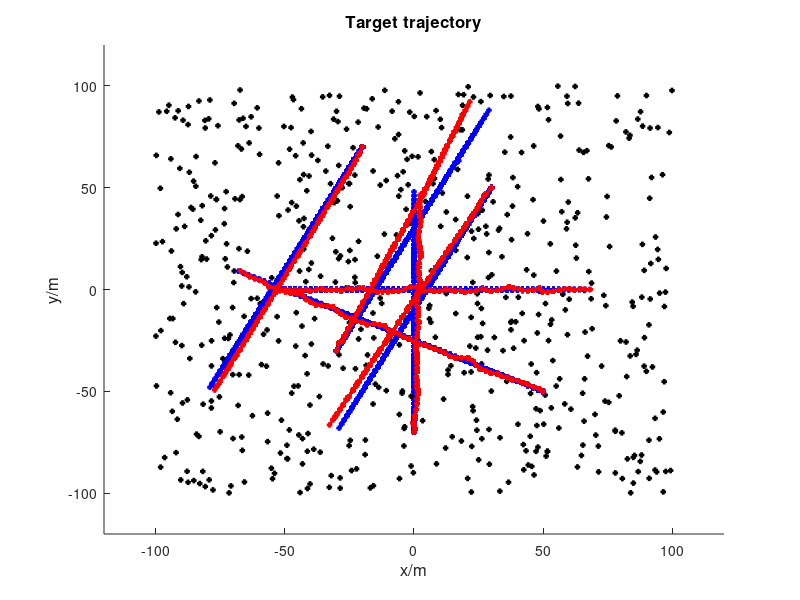

The MATLAB source for this figure:
% 2022/10/31
clc; clear; close all;
rng(5);

% basic parameter set
sample_time = 60;
N_targets = 6;
% Rnoise_mea = 1;
mu_c = 10;                   % the mean number of clutters (Possion)
state_dim = 4;
range_c = [-100, -100; 100, 100];
T = 1;                      % sample interval
sigma_w = 0;               % state transition noise variance
sigma_v = 1;               % measurement noise variance
d_chi = 160;
PG = 0.9997;                  % probability of gate
PD = 1;                       % detection probability

% the transition parameters matrix
Amat_state = [1 T 0 0; 0 1 0 0; 0 0 1 T; 0 0 0 1];
Hmat_mea = [1 0 0 0; 0 0 1 0];
Rmat_noise = sigma_v * eye(2);
Tmat_temp = [1, 1/T; 1/T, 2/T^2];
Pmat_cov = kron(Rmat_noise, Tmat_temp);
V = wgn(1,2,0);
Qmat_noise = [T^4/4*(V'*V)  T^3/2*(V'*V) ; T^3/2*(V'*V) T^2*(V'*V)];%


% targets location and velocity initialization
xPosition_true0 = [-30; 30; 50; 0; -20; -50];
yPosition_true0 = [-30; 50; -50; -70; 70; 0];
xVelocity_true0 = [1; -1; -2; 0; -1; 2];
yVelocity_true0 = [2; -2; 1; 2; -2; 0];


% create the state array and measurement array
xPosseq_true = zeros(N_targets, sample_time);
yPosseq_true = zeros(N_targets, sample_time);
xVelseq_true = zeros(N_targets, sample_time);
yVelseq_true = zeros(N_targets, sample_time);

% Zkxseq_targets = zeros(N_targets, sample_time);
% Zkyseq_targets = zeros(N_targets, sample_time);

xPosseq_true(:, 1) = xPosition_true0;
yPosseq_true(:, 1) = yPosition_true0;
xVelseq_true(:, 1) = xVelocity_true0;
yVelseq_true(:, 1) = yVelocity_true0;

% Zkxseq_targets(:, 1) = xPosition_true0;
% Zkyseq_targets(:, 1) = yPosition_true0;

for k_time = 2 : sample_time
    Xtrue_nk = Amat_state * [xPosseq_true(:, k_time - 1)'; ...
        xVelseq_true(:, k_time - 1)'; yPosseq_true(:, k_time - 1)'; ...
        yVelseq_true(:, k_time - 1)'] + ...
        sqrt(sigma_w) * randn(state_dim, 1);
    xPosseq_true(:, k_time) = Xtrue_nk(1, :);
    xVelseq_true(:, k_time) = Xtrue_nk(2, :);
    yPosseq_true(:, k_time) = Xtrue_nk(3, :);
    yVelseq_true(:, k_time) = Xtrue_nk(4, :);
end

Zkxseq_targets = xPosseq_true + sqrt(sigma_v) * ...
    randn(N_targets, sample_time);
Zkyseq_targets = yPosseq_true + sqrt(sigma_v) * ...
    randn(N_targets, sample_time);
Zkcell_seq = cat(1);
cPosset_seq = cat(1);

% combine the observations and clutters
for k_time = 1 : sample_time
    N_c = poissrnd(mu_c);   % the number of clutters
    cPosset_k = repmat(range_c(1, :), [N_c 1]) + ...
        rand(N_c, 2) * diag([-1, 1] * range_c);      % create the clutters
    Zkcell_seq{k_time} = [Zkxseq_targets(:, k_time), ...
        Zkyseq_targets(:, k_time); cPosset_k];
    cPosset_seq{k_time} = cPosset_k;
end

% apply the tracking algorithm to the noisy observations
xPosseq_hat = zeros(N_targets, sample_time);
yPosseq_hat = zeros(N_targets, sample_time);
xVelseq_hat = zeros(N_targets, sample_time);
yVelseq_hat = zeros(N_targets, sample_time);

xPosseq_hat(:, 1) = xPosition_true0;
yPosseq_hat(:, 1) = yPosition_true0;
xVelseq_hat(:, 1) = xVelocity_true0;
yVelseq_hat(:, 1) = yVelocity_true0;

% PDA algorithm
for k_time = 2 : sample_time
    for n_tidx = 1 : N_targets
        Pmat_cov = Amat_state * Pmat_cov * Amat_state' + Qmat_noise;
        Smat_k = Hmat_mea * Pmat_cov * Hmat_mea' + Rmat_noise;
        Kmat_gain = Pmat_cov * Hmat_mea' / (Hmat_mea * Pmat_cov * ...
            Hmat_mea' + Rmat_noise);
        Vk = pi * d_chi * sqrt(det(Smat_k));
        XPri_nk = Amat_state * [xPosseq_hat(n_tidx, k_time - 1); ...
            xVelseq_hat(n_tidx, k_time - 1); ...
            yPosseq_hat(n_tidx, k_time - 1); ...
            yVelseq_hat(n_tidx, k_time - 1)];
        Zhat_nk = (Hmat_mea * XPri_nk)';
        dvec_nk = diag((Zhat_nk - Zkcell_seq{k_time}) / Smat_k * ...
        (Zhat_nk - Zkcell_seq{k_time})');
        Zk_inPG = Zkcell_seq{k_time}(dvec_nk < d_chi, :);
        num_can = size(Zk_inPG, 1);
        dvec_inPG = dvec_nk(dvec_nk < d_chi);
        % didx_inPG = (1 : length(dvec_nk));
        % didx_inPG = didx_inPG(dvec_nk < d_chi);
        if num_can <= 0
            XPost_nk = XPri_nk;
        else
            evec_pro = exp(- 1/2 * dvec_inPG);
            b_pro = (num_can / Vk) * sqrt(det(2 * pi * Smat_k)) * ...
            (1 - PD * PG) / PD;
            betavec_pro = [b_pro; evec_pro] / (b_pro + sum(evec_pro));
            Xset_filter = XPri_nk + Kmat_gain * (Zk_inPG - Zhat_nk)';
            XPost_nk = [XPri_nk, Xset_filter] * betavec_pro;

            % update the covariance matrix
            Pmat_ctemp=(eye(state_dim) - Kmat_gain * Hmat_mea) * Pmat_cov;
            % covariance matric of filter
            v = (Zhat_nk - Zk_inPG)' * betavec_pro(2 : end);
            % combine the new massage
            v1 = 0;
            for j_idx = 1 : num_can
                v1 = v1 + betavec_pro(j_idx + 1) * (Zhat_nk - ...
                Zk_inPG(j_idx, :))' * (Zhat_nk - Zk_inPG(j_idx, :));
            end
            Pmat_err = Kmat_gain * (v1 - v * v') * Kmat_gain';
            Pmat_cov = Pmat_cov * betavec_pro(1) + (1-betavec_pro(1)) * ...
            Pmat_ctemp + Pmat_err;
        end
        xPosseq_hat(n_tidx, k_time) = XPost_nk(1);
        xVelseq_hat(n_tidx, k_time) = XPost_nk(2);
        yPosseq_hat(n_tidx, k_time) = XPost_nk(3);
        yVelseq_hat(n_tidx, k_time) = XPost_nk(4);

    end
end





% NN algorithm
% for k_time = 2 : sample_time
%     for n_tidx = 1 : N_targets
%         XPri_nk = Amat_state * [xPosseq_hat(n_tidx, k_time - 1); ...
%             xVelseq_hat(n_tidx, k_time - 1); ...
%             yPosseq_hat(n_tidx, k_time - 1); ...
%             yVelseq_hat(n_tidx, k_time - 1)];
%         ZPri_nk = (Hmat_mea * XPri_nk)';

%         dvec_nk = sqrt(sum((ZPri_nk - Zkcell_seq{k_time}) .^ 2, 2));
%         [dmin_nk, didx_nk] = min(dvec_nk);
%         if dmin_nk < d_chi
%             % the gain of kalman filter
%             Kmat_gain = Pmat_cov * Hmat_mea' / (Hmat_mea * Pmat_cov * ...
%             Hmat_mea' + Rmat_noise);
%             ZPost_nk = Zkcell_seq{k_time}(didx_nk, :);
%             XPost_nk = XPri_nk + Kmat_gain * (ZPost_nk' - Hmat_mea * XPri_nk);
%             Pmat_cov = (eye(state_dim) - Kmat_gain * Hmat_mea) * Pmat_cov;
%         else
%             XPost_nk = XPri_nk;
%         end
%         xPosseq_hat(n_tidx, k_time) = XPost_nk(1);
%         xVelseq_hat(n_tidx, k_time) = XPost_nk(2);
%         yPosseq_hat(n_tidx, k_time) = XPost_nk(3);
%         yVelseq_hat(n_tidx, k_time) = XPost_nk(4);
%     end

% end



% plot the target trajectory
Fsz = 12;
Lw = 2;
Msz = 2;


fhandle_fig1 = figure(1);
title('Target trajectory', 'Fontsize', Fsz);
xlabel('x/m', 'Fontsize', Fsz);
ylabel('y/m', 'Fontsize', Fsz);
hold on;
xlim([-120 120])
ylim([-120 120])

N_show = 1 : N_targets;

for k_time = 1 : sample_time
    for n_tidx = N_show
        phandle_ture = plot(xPosseq_true(n_tidx, 1 : k_time), ...
        yPosseq_true(n_tidx, 1 : k_time), 'b', 'LineWidth', Lw, ...
        'Marker', 's', 'MarkerSize', Msz);
    end

    cPosset_k = cPosset_seq{k_time};
    for c_idx = 1 : size(cPosset_k, 1)
        phandle_clutter = plot(cPosset_k(c_idx, 1), cPosset_k(c_idx, 2), ...
        'k*', 'LineWidth', Lw, 'Marker', 's', 'MarkerSize', Msz);
    end

    for n_tidx = N_show
        phandle_hat = plot(xPosseq_hat(n_tidx, 1 : k_time), ...
        yPosseq_hat(n_tidx, 1 : k_time), 'r', 'LineWidth', Lw, ...
        'Marker', 's', 'MarkerSize', Msz);
    end
    pause(0.1);
    % clf(fhandle_fig1)
end



